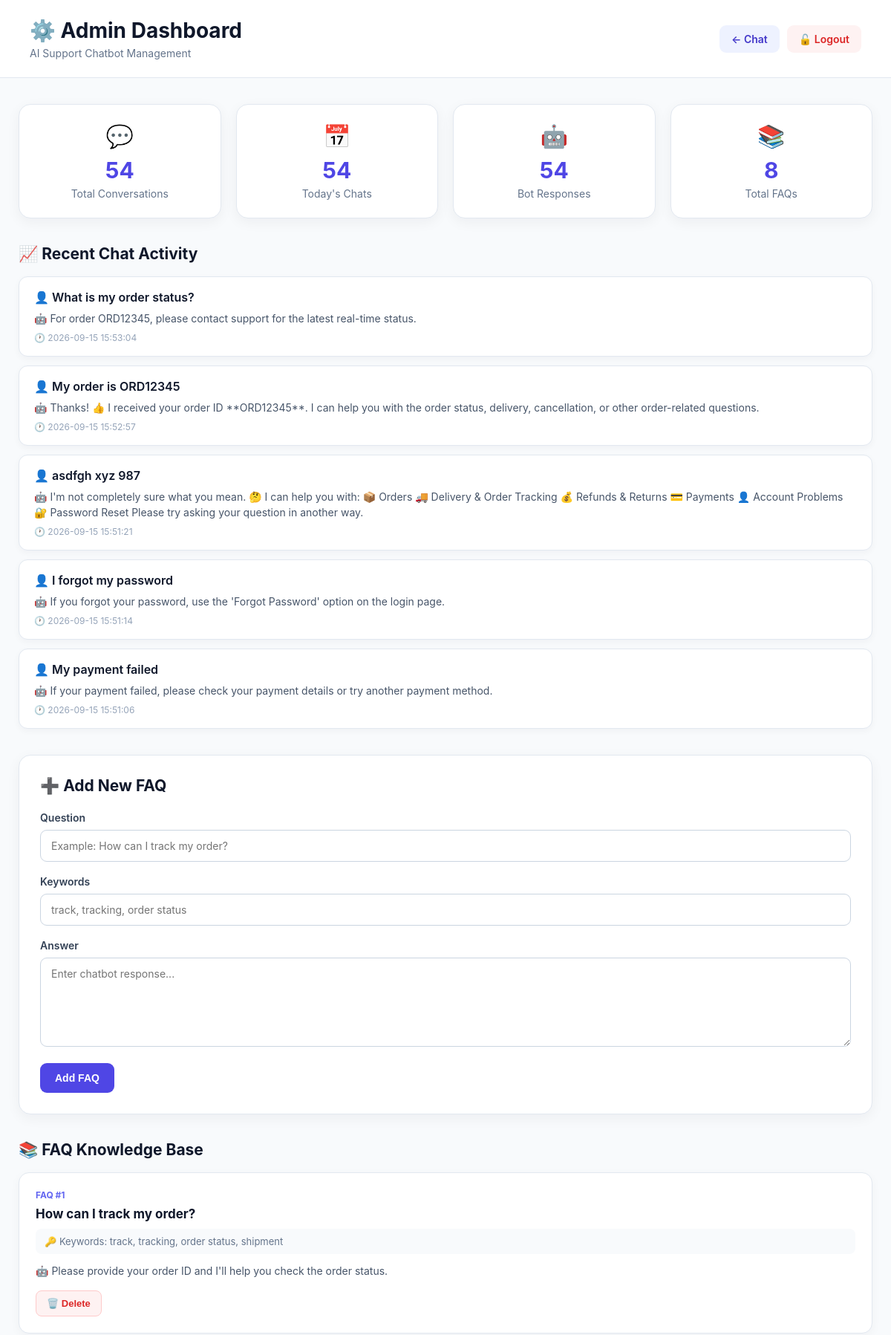
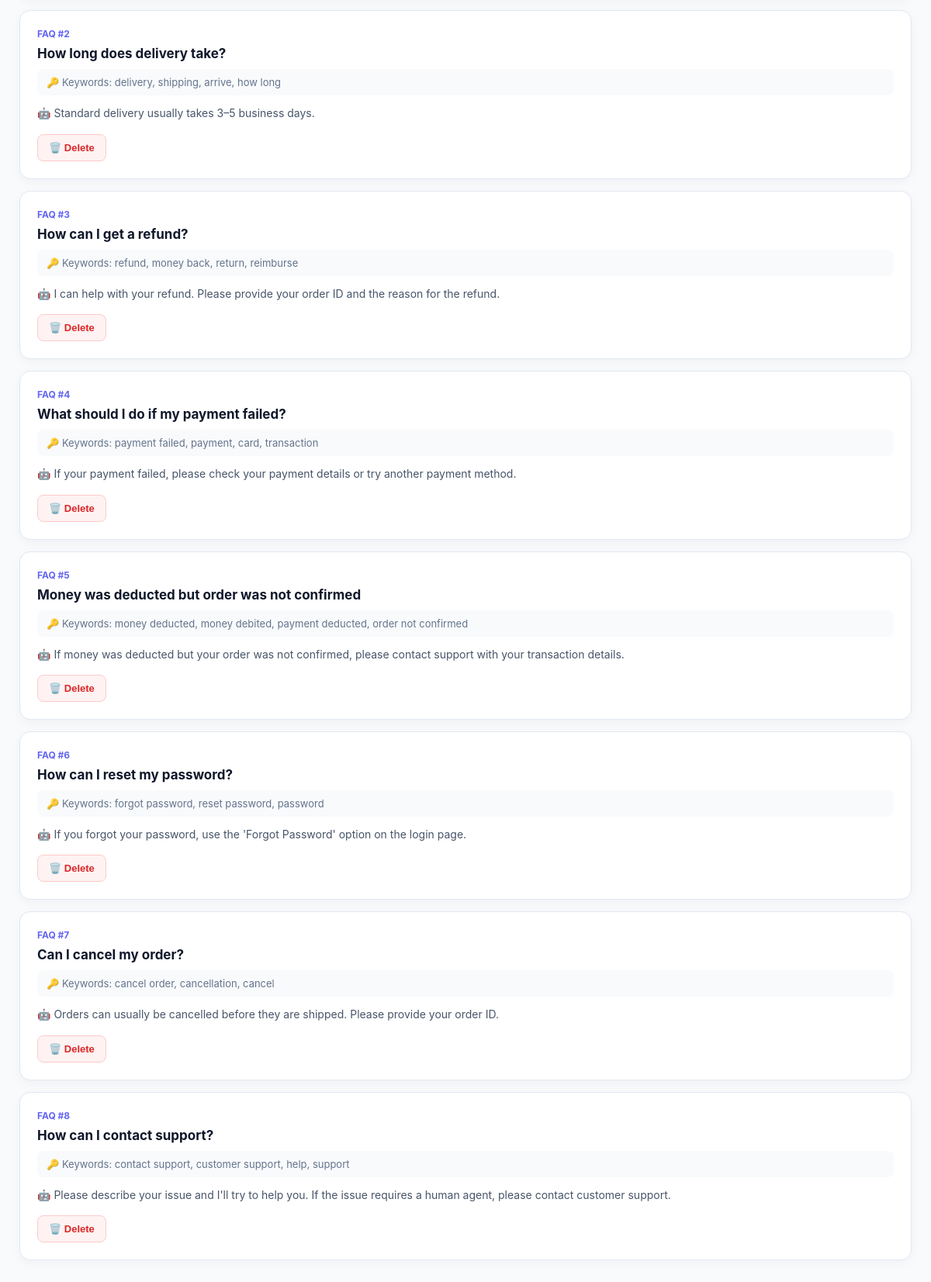
/admin (signed in), run on the app's committed database (2 pictures, top to bottom).
### tables this page shows
CREATE TABLE chat_logs (
            id INTEGER PRIMARY KEY AUTOINCREMENT,
            user_message TEXT NOT NULL,
            bot_response TEXT NOT NULL,
            timestamp TEXT NOT NULL
        );

### app.py (the view)
@app.route("/admin")
def admin():
    if not session.get(
        "admin_logged_in"
    ):
        return redirect(
            url_for("admin_login")
        )
    conn = get_db_connection()
    cursor = conn.cursor()
    cursor.execute("""
        SELECT COUNT(*)
        FROM chat_logs
    """)
    total_chats = cursor.fetchone()[0]
    today = datetime.now().strftime(
        "%Y-%m-%d"
    )
    cursor.execute("""
        SELECT COUNT(*)
        FROM chat_logs
        WHERE timestamp LIKE ?
    """, (
        today + "%",
    ))
    today_chats = cursor.fetchone()[0]
    cursor.execute("""
        SELECT COUNT(bot_response)
        FROM chat_logs
    """)
    total_responses = cursor.fetchone()[0]
    cursor.execute("""
        SELECT
            user_message,
            bot_response,
            timestamp
        FROM chat_logs
        ORDER BY id DESC
        LIMIT 5
    """)
    recent_chats = cursor.fetchall()
    conn.close()
    faqs = load_faqs()
    total_faqs = len(faqs)
    return render_template(
        "admin.html",
        faqs=faqs,
        total_chats=total_chats,
        today_chats=today_chats,
        total_responses=total_responses,
        total_faqs=total_faqs,
        recent_chats=recent_chats
    )

### app.py (called while the page is built)
def get_db_connection():
    conn = sqlite3.connect(
        DATABASE
    )
    conn.row_factory = sqlite3.Row
    return conn

def load_faqs():
    try:
        with open(
            FAQ_FILE,
            "r",
            encoding="utf-8"
        ) as file:
            data = json.load(file)
        return data.get(
            "faqs",
            []
        )
    except FileNotFoundError:
        print(
            "FAQ file not found:",
            FAQ_FILE
        )
        return []
    except json.JSONDecodeError:
        print(
            "Invalid JSON format in faq.json"
        )
        return []

### templates/admin.html (shortened to what this page needs)
<!DOCTYPE html>
<html lang="en">
<head>
    <link rel="stylesheet"
          href="{{ url_for('static', filename='admin.css') }}">
</head>
<body>
<div class="admin-page">
    <header class="admin-header">
        <div>
            <h1>⚙️ Admin Dashboard</h1>
            <p>
                AI Support Chatbot Management
            </p>
        </div>
        <div class="header-actions">
            <a href="{{ url_for('home') }}"
               class="back-button">
                ← Chat
            </a>
            <a href="{{ url_for('admin_logout') }}"
               class="logout-button">
                🔓 Logout
            </a>
        </div>
    </header>
    <main class="admin-content">
        <section class="dashboard-cards">
            <div class="stat-card">
                <div class="stat-icon">
                    💬
                </div>
                <div class="stat-number">
                    {{ total_chats }}
                </div>
                <div class="stat-label">
                    Total Conversations
                </div>
            </div>
            <div class="stat-card">
                <div class="stat-icon">
                    📅
                </div>
                <div class="stat-number">
                    {{ today_chats }}
                </div>
                <div class="stat-label">
                    Today's Chats
                </div>
            </div>
            <div class="stat-card">
                <div class="stat-icon">
                    🤖
                </div>
                <div class="stat-number">
                    {{ total_responses }}
                </div>
                <div class="stat-label">
                    Bot Responses
                </div>
            </div>
            <div class="stat-card">
                <div class="stat-icon">
                    📚
                </div>
                <div class="stat-number">
                    {{ total_faqs }}
                </div>
                <div class="stat-label">
                    Total FAQs
                </div>
            </div>
        </section>
        <section class="recent-section">
            <h2 class="section-title">
                📈 Recent Chat Activity
            </h2>
            {% if recent_chats %}
                {% for chat in recent_chats %}
                    <div class="recent-chat">
                        <div class="recent-user">
                            👤 {{ chat[0] }}
                        </div>
                        <div class="recent-bot">
                            🤖 {{ chat[1] }}
                        </div>
                        <div class="recent-time">
                            🕐 {{ chat[2] }}
                        </div>
                    </div>
                {% endfor %}
            {% else %}
                <div class="no-activity">
                    No chat activity yet.
                </div>
            {% endif %}
        </section>
        <section class="add-form">
            <h2>
                ➕ Add New FAQ
            </h2>
            <form method="POST"
                  action="{{ url_for('add_faq') }}">
                <div class="form-group">
                    <label>
                        Question
                    </label>
                    <input
                        type="text"
                        name="question"
                        placeholder="Example: How can I track my order?"
                        required
                    >
                </div>
                <div class="form-group">
                    <label>
                        Keywords
                    </label>
                    <input
                        type="text"
                        name="keywords"
                        placeholder="track, tracking, order status"
                        required
                    >
                </div>
                <div class="form-group">
                    <label>
                        Answer
                    </label>
                    <textarea
                        name="answer"
                        placeholder="Enter chatbot response..."
                        required
                    ></textarea>
                </div>
                <button
                    type="submit"
                    class="add-button">
                    Add FAQ
                </button>
            </form>
        </section>
        <section>
            <h2 class="section-title">
                📚 FAQ Knowledge Base
            </h2>
            {% if faqs %}
                {% for faq in faqs %}
                    <div class="faq-card">
                        <div class="faq-number">
                            FAQ #{{ loop.index }}
                        </div>
                        <div class="faq-question">
                            {{ faq.question }}
                        </div>
                        <div class="keywords">
                            🔑 Keywords:
                            {{ faq.keywords | join(", ") }}
                        </div>
                        <div class="faq-answer">
                            🤖 {{ faq.answer }}
                        </div>
                        <form
                            method="POST"
                            action="{{ url_for(
                                'delete_faq',
                                index=loop.index0
                            ) }}"
                            onsubmit="return confirm(
                                'Are you sure you want to delete this FAQ?'
                            );"
                        >
                            <button
                                type="submit"
                                class="delete-button">
                                🗑️ Delete
                            </button>
                        </form>
                    </div>
                {% endfor %}
            {% else %}
                <div class="no-activity">
                    No FAQs found.
                </div>
            {% endif %}
        </section>
    </main>
</div>
</body>
</html>

### static/admin.css (style rules this page uses)
* { margin: 0; padding: 0; box-sizing: border-box; }
body { font-family: -apple-system, BlinkMacSystemFont, "Segoe UI", Roboto, Arial, sans-serif; background: #f8fafc; color: #1e293b; }
.admin-page { min-height: 100vh; }
.admin-header { background: #ffffff; border-bottom: 1px solid #e2e8f0; padding: 24px 40px; display: flex; align-items: center; justify-content: space-between; gap: 20px; }
.admin-header h1 { font-size: 28px; color: #0f172a; margin-bottom: 5px; }
.admin-header p { color: #64748b; font-size: 14px; }
.header-actions { display: flex; align-items: center; gap: 10px; }
.back-button, .logout-button { display: inline-flex; align-items: center; justify-content: center; padding: 10px 16px; border-radius: 9px; text-decoration: none; font-size: 14px; font-weight: 600; transition: background 0.2s ease, transform 0.2s ease; }
.back-button { background: #eef2ff; color: #4338ca; }
.logout-button { background: #fef2f2; color: #dc2626; }
.admin-content { max-width: 1200px; margin: 0 auto; padding: 35px 25px 60px; }
.dashboard-cards { display: grid; grid-template-columns: repeat(4, 1fr); gap: 20px; margin-bottom: 35px; }
.stat-card { background: #ffffff; border: 1px solid #e2e8f0; border-radius: 16px; padding: 24px; text-align: center; box-shadow: 0 5px 18px rgba(15, 23, 42, 0.05); transition: transform 0.2s ease, box-shadow 0.2s ease; }
.stat-icon { font-size: 30px; margin-bottom: 10px; }
.stat-number { font-size: 30px; font-weight: 700; color: #4f46e5; margin-bottom: 5px; }
.stat-label { color: #64748b; font-size: 14px; }
.section-title { font-size: 21px; color: #0f172a; margin-bottom: 18px; }
.recent-section { margin-bottom: 35px; }
.recent-chat { background: #ffffff; border: 1px solid #e2e8f0; border-radius: 12px; padding: 17px 20px; margin-bottom: 12px; box-shadow: 0 3px 10px rgba(15, 23, 42, 0.04); }
.recent-user { font-weight: 600; color: #0f172a; margin-bottom: 8px; }
.recent-bot { color: #475569; font-size: 14px; line-height: 1.5; margin-bottom: 8px; }
.recent-time { color: #94a3b8; font-size: 12px; }
.add-form { background: #ffffff; border: 1px solid #e2e8f0; border-radius: 16px; padding: 28px; margin-bottom: 35px; box-shadow: 0 5px 18px rgba(15, 23, 42, 0.05); }
.add-form h2 { font-size: 21px; color: #0f172a; margin-bottom: 22px; }
.form-group { margin-bottom: 18px; }
.form-group label { display: block; font-size: 14px; font-weight: 600; color: #334155; margin-bottom: 8px; }
.form-group input, .form-group textarea { width: 100%; border: 1px solid #cbd5e1; border-radius: 9px; padding: 12px 14px; font-family: inherit; font-size: 14px; outline: none; transition: border-color 0.2s ease, box-shadow 0.2s ease; }
.form-group textarea { min-height: 120px; resize: vertical; }
.add-button { border: none; background: #4f46e5; color: #ffffff; padding: 12px 20px; border-radius: 9px; font-size: 14px; font-weight: 600; cursor: pointer; transition: background 0.2s ease, transform 0.2s ease; }
.faq-card { background: #ffffff; border: 1px solid #e2e8f0; border-radius: 14px; padding: 22px; margin-bottom: 15px; box-shadow: 0 4px 14px rgba(15, 23, 42, 0.04); }
.faq-number { font-size: 12px; font-weight: 700; color: #6366f1; margin-bottom: 8px; text-transform: uppercase; }
.faq-question { font-size: 17px; font-weight: 700; color: #0f172a; margin-bottom: 10px; }
.keywords { background: #f8fafc; border-radius: 8px; padding: 9px 12px; color: #64748b; font-size: 13px; margin-bottom: 12px; }
.faq-answer { color: #475569; line-height: 1.6; font-size: 14px; margin-bottom: 15px; }
.delete-button { border: 1px solid #fecaca; background: #fef2f2; color: #dc2626; padding: 9px 14px; border-radius: 8px; font-size: 13px; font-weight: 600; cursor: pointer; transition: background 0.2s ease, transform 0.2s ease; }

### data on the page
chat_logs: user_message "What is my order status?", bot_response "For order ORD12345, please contact support for the latest real-time status.", timestamp "2026-09-15 15:53:04"
chat_logs: user_message "My order is ORD12345", bot_response "Thanks! 👍 I received your order ID **ORD12345**. I can help you with the order status, delivery, cancellation, or other order-related questions.", timestamp "2026-09-15 15:52:57"
chat_logs: user_message "asdfgh xyz 987", bot_response "I'm not completely sure what you mean. 🤔 I can help you with: 📦 Orders 🚚 Delivery & Order Tracking 💰 Refunds & Returns 💳 Payments 👤 Account Problems 🔐 Password Reset Please try asking your question in another way.", timestamp "2026-09-15 15:51:21"
chat_logs: user_message "I forgot my password", bot_response "If you forgot your password, use the 'Forgot Password' option on the login page.", timestamp "2026-09-15 15:51:14"
chat_logs: user_message "My payment failed", bot_response "If your payment failed, please check your payment details or try another payment method.", timestamp "2026-09-15 15:51:06"

### other printed values
{{ total_chats }} "54"
{{ today_chats }} "54"
{{ total_responses }} "54"
{{ total_faqs }} "8"
{{ faq.question }} "How can I track my order?" "How long does delivery take?" "How can I get a refund?" "What should I do if my payment failed?" "Money was deducted but order was not confirmed" "How can I reset my password?" "Can I cancel my order?" "How can I contact support?"
{{ faq.keywords | join(", ") }} "track, tracking, order status, shipment" "delivery, shipping, arrive, how long" "refund, money back, return, reimburse" "payment failed, payment, card, transaction" "money deducted, money debited, payment deducted, order not confirmed" "forgot password, reset password, password" "cancel order, cancellation, cancel" "contact support, customer support, help, support"
{{ faq.answer }} "Please provide your order ID and I'll help you check the order status." "Standard delivery usually takes 3–5 business days." "I can help with your refund. Please provide your order ID and the reason for the refund." "If your payment failed, please check your payment details or try another payment method." "If money was deducted but your order was not confirmed, please contact support with your transaction details." "If you forgot your password, use the 'Forgot Password' option on the login page." "Orders can usually be cancelled before they are shipped. Please provide your order ID." "Please describe your issue and I'll try to help you. If the issue requires a human agent, please contact customer support."
